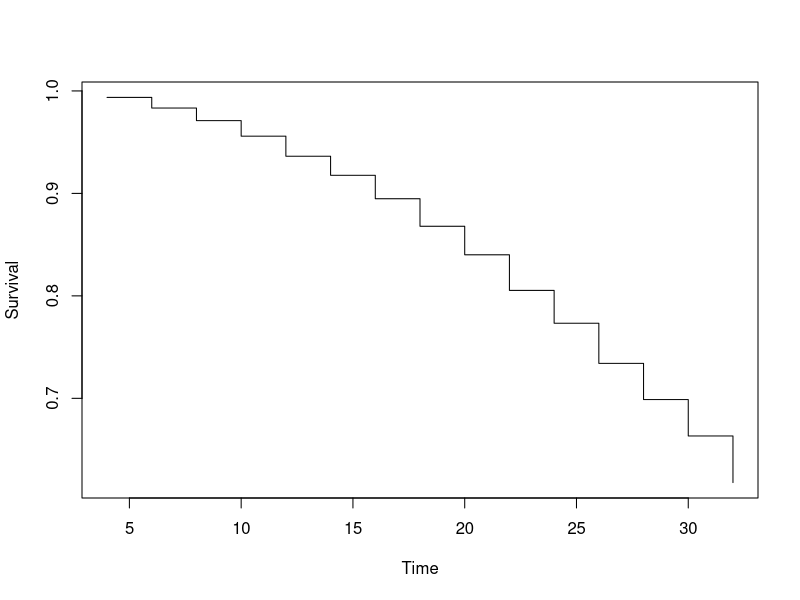

This figure's R source:
#### read in data ####
heart <- read.csv('Framingham Heart Data.csv')
#### format columns (type I censoring) ####
heart$d <- heart$AgeAtDeath - heart$AgeAtStart
heart$c <- ifelse(heart$Status == 'Alive', 0, 1)
tc <- max(heart$d, na.rm = T)
heart$x <- ifelse(is.na(heart$d), tc, heart$d)
#### plots ####
library(survival)
km <- survfit(Surv(heart$x, heart$c) ~ 1, type = 'kaplan-meier')
## survival plot
plot(km$time,km$surv, type="s",xlab="Time",ylab="Survival")
skm <- summary(km)
skm[4]
km.df <- summary(km)
head(heart)
